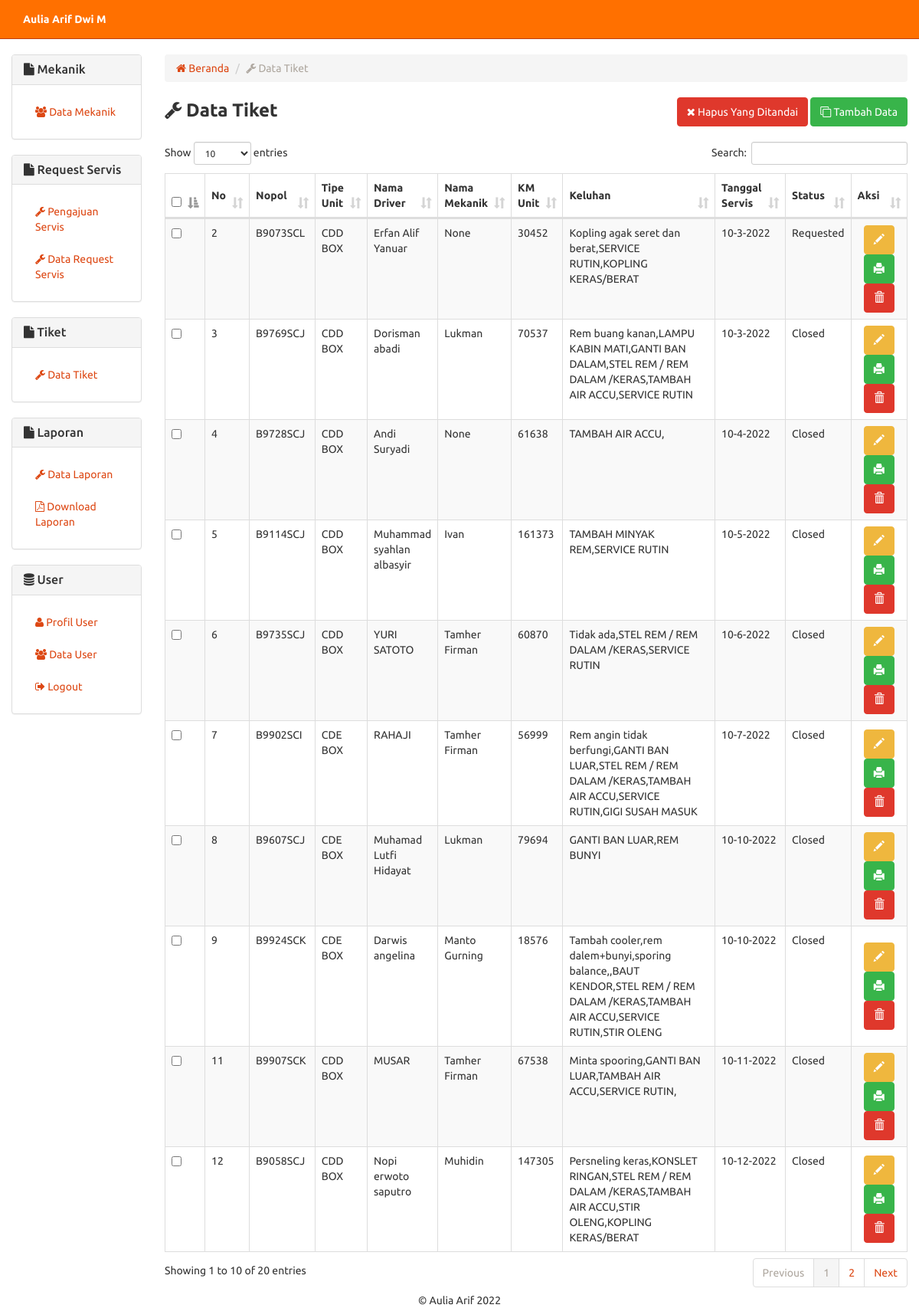
Screenshot of /tiket.php (signed in) with the database file from the repository.
### tables this page shows
CREATE TABLE `tiket` (
  `no_tiket` int(5) NOT NULL,
  `nopol` varchar(10) NOT NULL,
  `tipe_unit` varchar(10) NOT NULL,
  `nama_driver` varchar(30) NOT NULL,
  `nama_mekanik` varchar(30) DEFAULT NULL,
  `km_unit` varchar(6) NOT NULL,
  `keluhan` varchar(200) NOT NULL,
  `tanggal_servis` varchar(15) DEFAULT NULL,
  `status` varchar(10) NOT NULL
);

### includes/tiket.inc.php (called while the page is built, shortened)
<?php
class Tiket{
  private $conn;
  public function __construct($db){
    $this->conn = $db;
  }
	function readAll(){
	    $query = "SELECT * FROM tiket WHERE status = 'Requested' OR status = 'Closed'";
		$stmt = $this->conn->prepare( $query );
		$stmt->execute();
		return $stmt;
	}
	function countAll(){
		$query = "SELECT * FROM tiket
		         #JOIN mekanik ON tiket.nama_mekanik=mekanik.nama_mekanik
		          #JOIN 213_pelanggan ON tiket.id_pelanggan=213_pelanggan.id_pelanggan
		          #JOIN 213_sparepart ON tiket.id_sparepart=213_sparepart.id_sparepart
		          #JOIN unit ON tiket.nopol=unit.nopol";
		$stmt = $this->conn->prepare( $query );
		$stmt->execute();
		return $stmt->rowCount();
	}
}
?>

### tiket.php (the view, shortened to what this page needs)
<?php
include "header.php";
include_once 'includes/tiket.inc.php';
$pro = new Tiket($db);
$stmt = $pro->readAll();
            ?>
<div class="row">
	<div class="col-xs-12 col-sm-12 col-md-2">
		  	<?php
			include_once 'sidebar.php';
			?>
	</div>
	<div class="col-xs-12 col-sm-12 col-md-10">
	<ol class="breadcrumb">
	  <li><a href="index.php"><span class="fa fa-home"></span> Beranda</a></li>
	  <li class="active"><span class="fa fa-wrench"></span> Data Tiket</li>
	</ol>
<form method="post">
    <div class="row">
        <div class="col-md-6 text-left">
            <strong style="font-size:18pt;"><span class="fa fa-wrench"></span> Data Tiket</strong>
        </div>
        <div class="col-md-6 text-right">
            <button type="submit" name="hapus-contengan" class="btn btn-danger"><span class="fa fa-close"></span> Hapus Yang Ditandai</button>
            <button type="button" onclick="location.href='tiket-baru.php'" class="btn btn-success"><span class="fa fa-clone"></span> Tambah Data</button>
        </div>
    </div>
    <br/>
    <table width="100%" class="table table-striped table-bordered" id="tabeldata">
        <thead>
            <tr class="text-center">
                <th width="10px"><input type="checkbox" name="select-all" id="select-all" /></th>
                <th style="vertical-align:middle;">No</th>
                <th style="vertical-align:middle;">Nopol</th>
                <th style="vertical-align:middle;">Tipe Unit</th>
                <th style="vertical-align:middle;">Nama Driver</th>
                <th style="vertical-align:middle;">Nama Mekanik</th>
                <th style="vertical-align:middle;">KM Unit</th>
                <th style="vertical-align:middle;">Keluhan</th>
				<th style="vertical-align:middle;">Tanggal Servis</th>
                <th style="vertical-align:middle;">Status</th>
                <th style="vertical-align:middle;" width="110px">Aksi</th>
            </tr>
        </thead>
               <tbody>
    <?php
    while ($row = $stmt->fetch(PDO::FETCH_ASSOC)){
    ?>
            <tr>
            <td style="vertical-align:center;"><input type="checkbox" value="<?php echo $row['no_tiket'] ?>" name="checkbox[]" /></td>
            <td style="vertical-align:center;"><?php echo $row['no_tiket'] ?></td>
            <td style="vertical-align:center;"><?php echo $row['nopol'] ?></td>
            <td style="vertical-align:center;"><?php echo $row['tipe_unit'] ?></td>
            <td style="vertical-align:center;"><?php echo $row['nama_driver'] ?></td>
    	    <td style="vertical-align:center;"><?php echo $row['nama_mekanik'] ?></td>
            <td style="vertical-align:center;"><?php echo $row['km_unit'] ?></td>
            <td style="vertical-align:center;"><?php echo $row['keluhan'] ?></td>
		    <td style="vertical-align:center;"><?php echo $row['tanggal_servis'] ?></td>
            <td style="vertical-align:center;"><?php echo $row['status'] ?></td>
            <td class="text-center" style="vertical-align:middle;">
                <a href="tiket-ubah.php?id=<?php echo $row['no_tiket'] ?>" class="btn btn-warning"><span class="glyphicon glyphicon-pencil" aria-hidden="true"></span></a>
                <a href="tiket-cetak.php?id=<?php echo $row['no_tiket'] ?>" class="btn btn-success" target="_blank"><span class="glyphicon glyphicon-print" aria-hidden="true"></span></a>
    		  <a href="tiket-hapus.php?id=<?php echo $row['no_tiket'] ?>" onclick="return confirm('Yakin ingin menghapus data?')" class="btn btn-danger"><span class="glyphicon glyphicon-trash" aria-hidden="true"></span></a>
    	    </td>
            </tr>
		 <?php
    }
    ?>
        </tbody>
    </table>
    </form>
</div>
</div>
<?php include "footer.php"; ?>

### rows the page displays
tiket: no_tiket "2", nopol "B9073SCL", tipe_unit "CDD BOX", nama_driver "Erfan Alif Yanuar", nama_mekanik "None", km_unit "30452", keluhan "Kopling agak seret dan berat,SERVICE RUTIN,KOPLING KERAS/BERAT", tanggal_servis "10-3-2022", status "Requested"
tiket: no_tiket "3", nopol "B9769SCJ", tipe_unit "CDD BOX", nama_driver "Dorisman abadi", nama_mekanik "Lukman", km_unit "70537", keluhan "Rem buang kanan,LAMPU KABIN MATI,GANTI BAN DALAM,STEL REM / REM DALAM /KERAS,TAMBAH AIR ACCU,SERVICE RUTIN", tanggal_servis "10-3-2022", status "Closed"
tiket: no_tiket "4", nopol "B9728SCJ", tipe_unit "CDD BOX", nama_driver "Andi Suryadi", nama_mekanik "None", km_unit "61638", keluhan "TAMBAH AIR ACCU,", tanggal_servis "10-4-2022", status "Closed"
tiket: no_tiket "5", nopol "B9114SCJ", tipe_unit "CDD BOX", nama_driver "Muhammad syahlan albasyir", nama_mekanik "Ivan", km_unit "161373", keluhan "TAMBAH MINYAK REM,SERVICE RUTIN", tanggal_servis "10-5-2022", status "Closed"
tiket: no_tiket "6", nopol "B9735SCJ", tipe_unit "CDD BOX", nama_driver "YURI SATOTO", nama_mekanik "Tamher Firman", km_unit "60870", keluhan "Tidak ada,STEL REM / REM DALAM /KERAS,SERVICE RUTIN", tanggal_servis "10-6-2022", status "Closed"
tiket: no_tiket "7", nopol "B9902SCI", tipe_unit "CDE BOX", nama_driver "RAHAJI", nama_mekanik "Tamher Firman", km_unit "56999", keluhan "Rem angin tidak berfungi,GANTI BAN LUAR,STEL REM / REM DALAM /KERAS,TAMBAH AIR ACCU,SERVICE RUTIN,GIGI SUSAH MASUK", tanggal_servis "10-7-2022", status "Closed"
tiket: no_tiket "8", nopol "B9607SCJ", tipe_unit "CDE BOX", nama_driver "Muhamad Lutfi Hidayat", nama_mekanik "Lukman", km_unit "79694", keluhan "GANTI BAN LUAR,REM BUNYI", tanggal_servis "10-10-2022", status "Closed"
tiket: no_tiket "9", nopol "B9924SCK", tipe_unit "CDE BOX", nama_driver "Darwis angelina", nama_mekanik "Manto Gurning", km_unit "18576", keluhan "Tambah cooler,rem dalem+bunyi,sporing balance,,BAUT KENDOR,STEL REM / REM DALAM /KERAS,TAMBAH AIR ACCU,SERVICE RUTIN,STIR OLENG", tanggal_servis "10-10-2022", status "Closed"
tiket: no_tiket "11", nopol "B9907SCK", tipe_unit "CDD BOX", nama_driver "MUSAR", nama_mekanik "Tamher Firman", km_unit "67538", keluhan "Minta spooring,GANTI BAN LUAR,TAMBAH AIR ACCU,SERVICE RUTIN,", tanggal_servis "10-11-2022", status "Closed"
tiket: no_tiket "12", nopol "B9058SCJ", tipe_unit "CDD BOX", nama_driver "Nopi erwoto saputro", nama_mekanik "Muhidin", km_unit "147305", keluhan "Persneling keras,KONSLET RINGAN,STEL REM / REM DALAM /KERAS,TAMBAH AIR ACCU,STIR OLENG,KOPLING KERAS/BERAT", tanggal_servis "10-12-2022", status "Closed"

### other values shown
$_SESSION['nama_user'] "Aulia Arif Dwi M"
